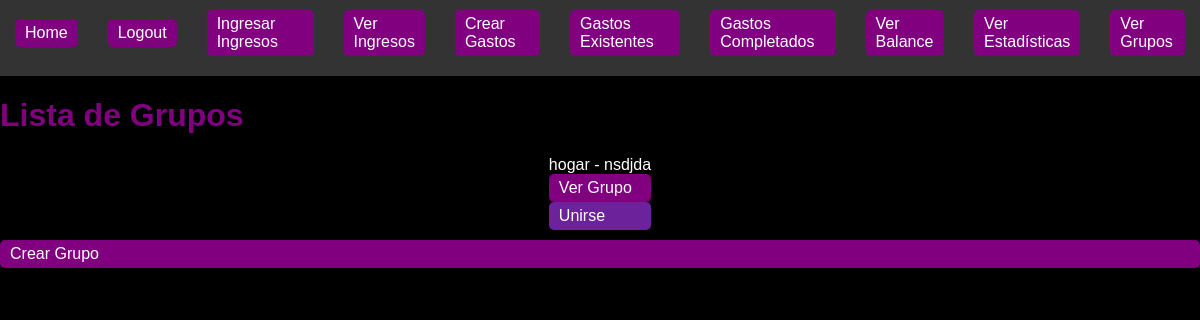
/lista_grupos/ (signed in), run on an earlier commit of the app's database.
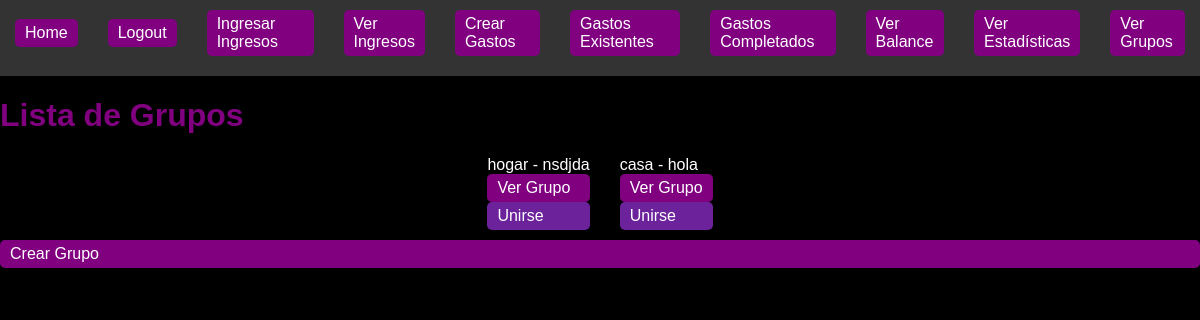
And on a later commit of the database.
### tasks/models.py (models this page shows, shortened)
class Grupo(models.Model):
    nombre = models.CharField(max_length=100)
    descripcion = models.TextField()
    creador = models.ForeignKey(User, on_delete=models.CASCADE)
    miembros = models.ManyToManyField(User, related_name='grupos_miembro')

### tasks/views.py (the view)
# urls.py: path('lista_grupos/', views.lista_grupos, name='lista_grupos'),
def lista_grupos(request):
    grupos = Grupo.objects.all()
    user = request.user  # Obtén el usuario actual
    grupos_del_usuario = user.grupos_miembro.all()
    return render(request, 'lista_grupos.html', {'grupos': grupos, 'grupos_del_usuario': grupos_del_usuario})

### tasks/templates/lista_grupos.html (shortened to what this page needs)
{% extends 'base.html' %}
{% block content %}
<!DOCTYPE html>
<html lang="es">
<head>
</head>
<body>
    <h1>Lista de Grupos</h1>
    <ul>
        {% for grupo in grupos %}
            <li>
                {{ grupo.nombre }} - {{ grupo.descripcion }}
                <a href="{% url 'ver_grupo' grupo.id %}">Ver Grupo</a>
                <a class="unirse-button" href="{% url 'unirse_grupo' grupo.id %}">Unirse</a>
            </li>
        {% endfor %}
    </ul>
    <a href="{% url 'crear_grupo' %}">Crear Grupo</a>
</body>
</html>
{% endblock %}

What changed in the data, as far as the page shows it:
added Grupo: nombre "casa", descripcion "hola"
